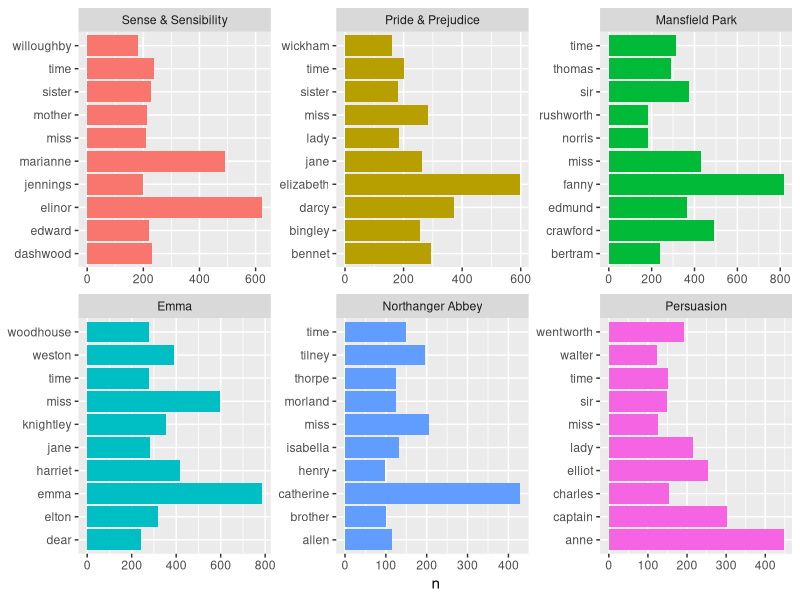
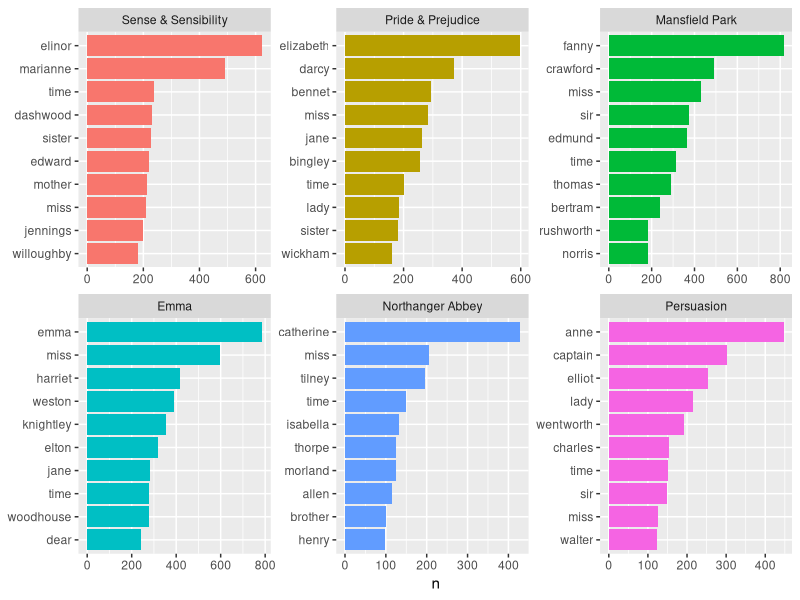
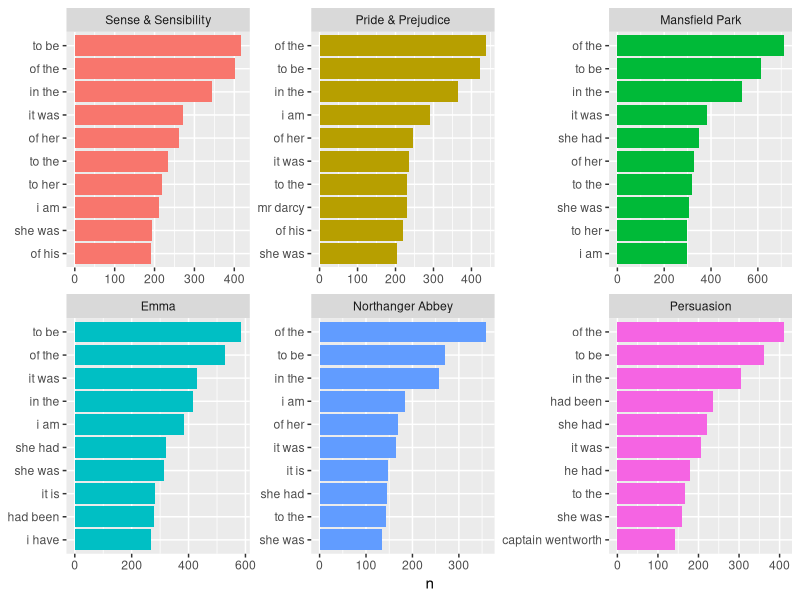
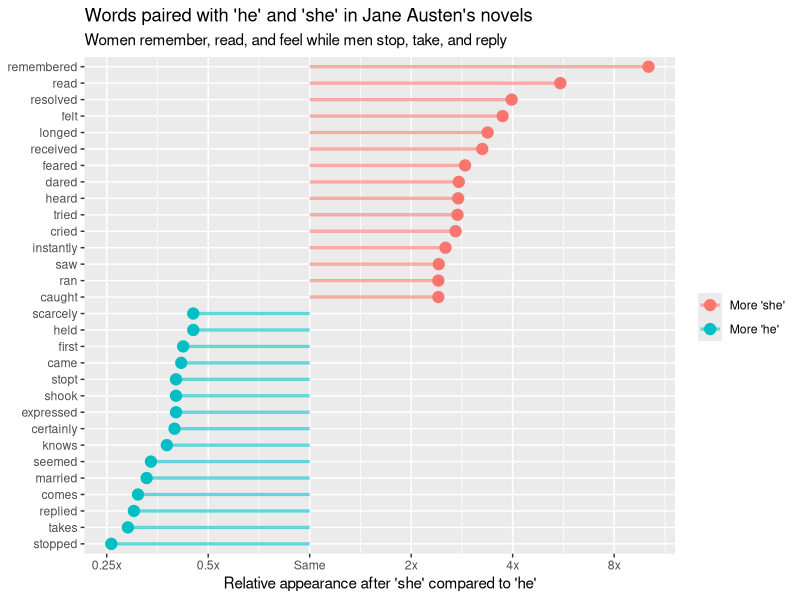

Source code (R) for these figures, in order: (Note: this script raises an error after producing the figures.)
## ---- chunk 1
#| label: load-packages

library(tidyverse)
library(tidytext)
library(knitr)
library(janeaustenr) # install.packages("janeaustenr)
## ---- chunk 2
#| label: get-data

austen_books <- austen_books() |>
  filter(text != "")
## ---- chunk 3
#| label: books

austen_books |>
  distinct(book)
## ---- chunk 4
#| label: words

austen_words <- austen_books |>
  unnest_tokens(output = word, input = text) # token = "words" by default
## ---- chunk 5
#| label: top-words

austen_words |>
  count(book, word, sort = TRUE) |>
  group_by(book) |>
  slice_head(n = 10) |>
  pivot_wider(
    names_from = book, 
    values_from = n,
    values_fill = 0
    )
## ---- chunk 6
#| label: stop-words

stop_words
## ---- chunk 7
#| label: top-without-stop-words

austen_words |>
  anti_join(stop_words) |>
  count(book, word, sort = TRUE) |>
  group_by(book) |>
  slice_head(n = 10) |>
  ggplot(aes(y = word, x = n, fill = book)) +
  geom_col(show.legend = FALSE) +
  facet_wrap(~book, scales = "free") +
  labs(y = NULL)
## ---- chunk 8
#| label: top-without-stop-words-better

austen_words |>
  anti_join(stop_words) |>
  count(book, word, sort = TRUE) |>
  group_by(book) |>
  slice_head(n = 10) |>
  ggplot(aes(y = reorder_within(word, n, book), x = n, fill = book)) +
  geom_col(show.legend = FALSE) +
  facet_wrap(~book, scales = "free") +
  scale_y_reordered() +
  labs(y = NULL)
## ---- chunk 9
#| label: bigrams

austen_bigrams <- austen_books |>
  unnest_tokens(bigram, text, token = "ngrams", n = 2) |>
  filter(!is.na(bigram))

austen_bigrams
## ---- chunk 10
#| label: top-bigrams

austen_bigrams |>
  count(book, bigram, sort = TRUE) |>
  group_by(book) |>
  slice_head(n = 10) |>
  ggplot(aes(y = reorder_within(bigram, n, book), x = n, fill = book)) +
  geom_col(show.legend = FALSE) +
  facet_wrap(~book, scales = "free") +
  scale_y_reordered() +
  labs(y = NULL)
## ---- chunk 11
#| label: pronouns

pronouns <- c("he", "she")
## ---- chunk 12
#| label: bigram-counts

bigram_counts <- austen_bigrams |>
  count(bigram, sort = TRUE) |>
  separate(bigram, into = c("word1", "word2"), sep = " ") |>
  filter(word1 %in% pronouns) |>
  count(word1, word2, wt = n, sort = TRUE) |>
  rename(total = n)

bigram_counts
## ---- chunk 13
#| label: word-ratios

word_ratios <- bigram_counts |>
  group_by(word2) |>
  filter(sum(total) > 10) |>
  ungroup() |>
  pivot_wider(names_from = word1, values_from = total, values_fill = 0) |>
  arrange(word2) |>
  mutate(
    she = (she+1)/sum(she+1),
    he = (he+1)/sum(he+1),
    logratio = log(she / he, base = 2)
  ) |>
  arrange(desc(logratio))

word_ratios
## ---- chunk 14
#| label: similar-he-she

word_ratios |> 
  arrange(abs(logratio))

## ---- chunk 15
#| label: different-he-she

word_ratios |>
  mutate(abslogratio = abs(logratio)) |>
  group_by(logratio < 0) |>
  top_n(15, abslogratio) |>
  ungroup() |>
  mutate(word = reorder(word2, logratio)) |>
  ggplot(aes(word, logratio, color = logratio < 0)) +
  geom_segment(
    aes(
      x = word, xend = word,
      y = 0, yend = logratio
    ),
    linewidth = 1.1, alpha = 0.6
  ) +
  geom_point(size = 3.5) +
  coord_flip() +
  labs(
    x = NULL,
    y = "Relative appearance after 'she' compared to 'he'",
    title = "Words paired with 'he' and 'she' in Jane Austen's novels",
    subtitle = "Women remember, read, and feel while men stop, take, and reply"
  ) +
  scale_color_discrete(name = "", labels = c("More 'she'", "More 'he'")) +
  scale_y_continuous(
    breaks = seq(-3, 3),
    labels = c(
      "0.125x", "0.25x", "0.5x",
      "Same", "2x", "4x", "8x"
    )
  )
## ---- chunk 16
#| label: sentiments

sentiments <- get_sentiments("afinn")
sentiments
## ---- chunk 17
#| label: sentiments-he-she

bigram_counts |>
  left_join(sentiments, by = c("word2" = "word")) |>
  filter(!is.na(value)) |>
  mutate(sentiment = total * value) |>
  group_by(word1) |>
  arrange(desc(abs(sentiment))) |>
  slice_head(n = 10)
